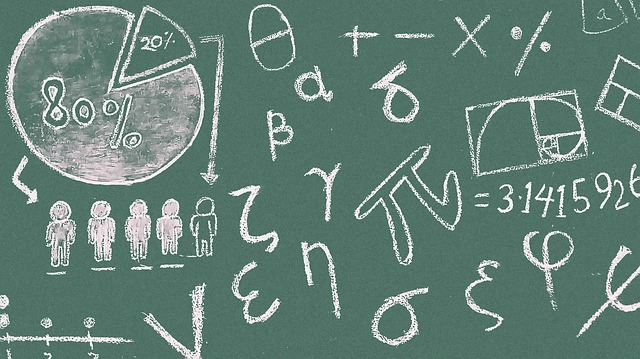
#> input picture images/math-1500720_640.jpg, 640 x 359 px
$ python adding_things_to_image.py
#> lines starting #> are read from the running program, lines starting #| are printed output that depends on the picture
# Author: Ravi Kumar Gupta
# Github: https://github.com/kravigupta
# Twitter: https://twitter.com/kravigupta

import cv2

# Image downloaded from https://pixabay.com/en/math-symbols-blackboard-classroom-1500720/

pathToImage = 'images/math-1500720_640.jpg'

# reading an image
img = cv2.imread(pathToImage)
#> img is the input picture: shape (359, 640, 3); mean B, G, R 119.7, 129, 101.2

# Adding a line to the image
# 0,0 is the top left corner of the image ;)
# Method signature
# cv2.line(img, pt1, pt2, color, thickness=None, lineType=None, shift=None)
# @param img Image.
# @param pt1 First point of the line segment.
# @param pt2 Second point of the line segment.
# @param color Line color.
# @param thickness Line thickness.
# @param lineType Type of the line. See #LineTypes.
# @param shift Number of fractional bits in the point coordinates.

cv2.line(img, (30, 30), (200, 300), (250, 0, 0), 10)

# Adding rectangle
# cv2.rectangle(img, pt1, pt2, color, thickness=None, lineType=None, shift=None)
cv2.rectangle(img, (100, 100), (300, 300), (100, 200, 250), 10)

# Adding a circle
# cv2.circle(img, center, radius, color, thickness=None, lineType=None, shift=None):
cv2.circle(img, (500, 200), 100, (20, 30, 100), 4)

# Adding a text to the image
# font = cv2.FONT_HERSHEY_COMPLEX # choosing a font
# Putting the font on the image
# cv2.putText(img, text, org, fontFace, fontScale, color, thickness=None, lineType=None, bottomLeftOrigin=None)
cv2.putText(img, 'Ravi Kumar Gupta', (100, 50), cv2.FONT_HERSHEY_COMPLEX, 1, (200, 0, 200), 3, cv2.LINE_AA)
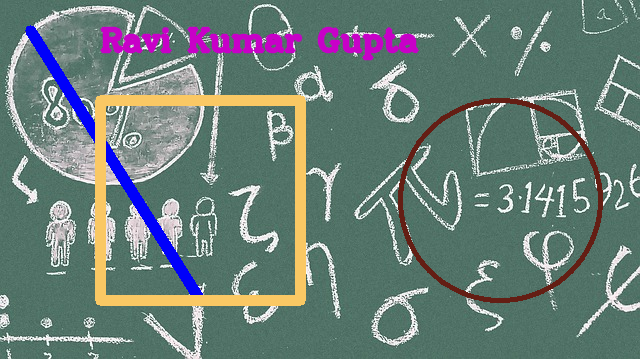
#> img: shape (359, 640, 3); mean B, G, R 120.2, 125.4, 106.2

# showing an image
cv2.imshow('Image - ' + pathToImage, img)

cv2.waitKey(0)

cv2.destroyAllWindows()
